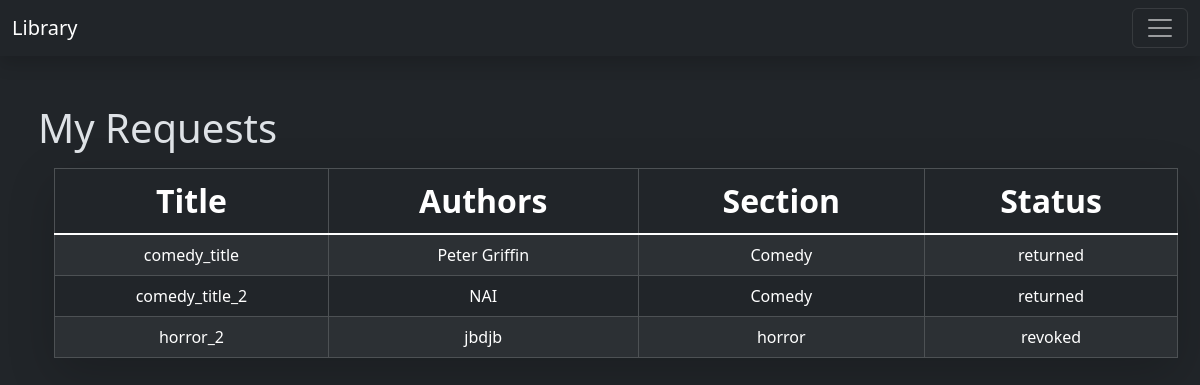
/user_requests, run on the app's committed database.
### models.py (models this page shows, shortened)
class Book(db.Model):
    __tablename__="book"
    book_id=db.Column(db.Integer, primary_key=True, autoincrement=True)
    book_content=db.Column(db.String , nullable=False)
    book_name=db.Column(db.String, nullable=False)
    book_issue_flag=db.Column(db.Integer, db.CheckConstraint("book_issue_flag in [0, 1]", name='check_book_issue_flag'), nullable=False, default=0)
    section_title=db.Column(db.String, db.ForeignKey("section.section_title"), nullable=False)
    book_requests=db.relationship("Request")
    book_authors=db.Column(db.String, nullable=False)

class Request(db.Model):
    __tablename__="request"
    user_email=db.Column(db.String, db.ForeignKey("user.user_email"), nullable=False, primary_key=True)
    book_id=db.Column(db.Integer, db.ForeignKey("book.book_id"), nullable=False, primary_key=True)
    request_status=db.Column(db.String ,db.CheckConstraint('request_status in ["pending","issued","returned","denied", "revoked"]', name='check_request_status'), nullable=False)
    request_issue_date=db.Column(db.String)
    request_return_date=db.Column(db.String)
    request_num_days=db.Column(db.Integer,db.CheckConstraint('request_num_days <8', name='check_request_num_days'))
    request_feedback=db.Column(db.String)

### controllers.py (the view)
@app.route("/user_requests")
def user_requests():
    auto_revoke()
    if not logged_user:
        return redirect(url_for("user_login"))
    requests=Request.query.filter(Request.user_email==logged_user).all()
    books=Book.query.all()
    return render_template("user_requests.html", requests=requests, books=books)

### controllers.py (called while the page is built)
def auto_revoke():
    reqs=Request.query.filter(Request.request_status=="issued")
    for req in reqs:
        datetime_obj = datetime.datetime.strptime(req.request_issue_date, "%Y-%m-%d %H:%M:%S.%f")
        if (datetime.datetime.now()-datetime_obj).days>7:
            req.request_status="returned"
            User.query.get(req.user_email).user_num_requests-=1
            db.session.commit()

### templates/user_requests.html (shortened to what this page needs)
<!DOCTYPE html>
<html lang="en">
<head>
    <link href="https://cdn.jsdelivr.net/npm/bootstrap@5.3.3/dist/css/bootstrap.min.css" rel="stylesheet"
>
</head>
<body class="bg-dark" data-bs-theme="dark">
    <nav class="navbar navbar-dark bg-dark fixed-top shadow">
        <div class="container-fluid">
          <a class="navbar-brand" href="/">Library</a>
          <button class="navbar-toggler" type="button" data-bs-toggle="offcanvas" data-bs-target="#offcanvasDarkNavbar" aria-controls="offcanvasDarkNavbar" aria-label="Toggle navigation">
            <span class="navbar-toggler-icon"></span>
          </button>
        </div>
      </nav>
    <div class="mt-5 p-2 container toggle-hidden">
        <h1 id="heading" class="mt-5">My Requests</h1>
        <table class="table table-hover table-dark table-bordered text-center rounded table-striped shadow-lg p-3 m-3 rounded">
            <thead class="fs-2">
                <tr>
                    <th scope="col">Title</th>
                    <th scope="col">Authors</th>
                    <th scope="col">Section</th>
                    <th scope="col">Status</th>
                </tr>
            </thead>
            <tbody class="table-group-divider">
                        {% for request in requests %}
                                {% for book in books %}
                                {% if book.book_id==request.book_id %}
                      <tr>
                        <td>{{book.book_name}}</td>
                        <td>{{book.book_authors}}</td>
                        <td>{{book.section_title}}</td>
                        <td>{{request.request_status}}</td>
                      </tr>
                      {% endif %}
                    {% endfor %}
          {% endfor %}
                    </tbody>
                  </table>
    </div>
</body>
</html>

### data on the page
Request: request_status "returned"
Book: book_name "comedy_title", book_authors "Peter Griffin", section_title "Comedy"
Request: request_status "returned"
Book: book_name "comedy_title_2", book_authors "NAI", section_title "Comedy"
Request: request_status "revoked"
Book: book_name "horror_2", book_authors "jbdjb", section_title "horror"
